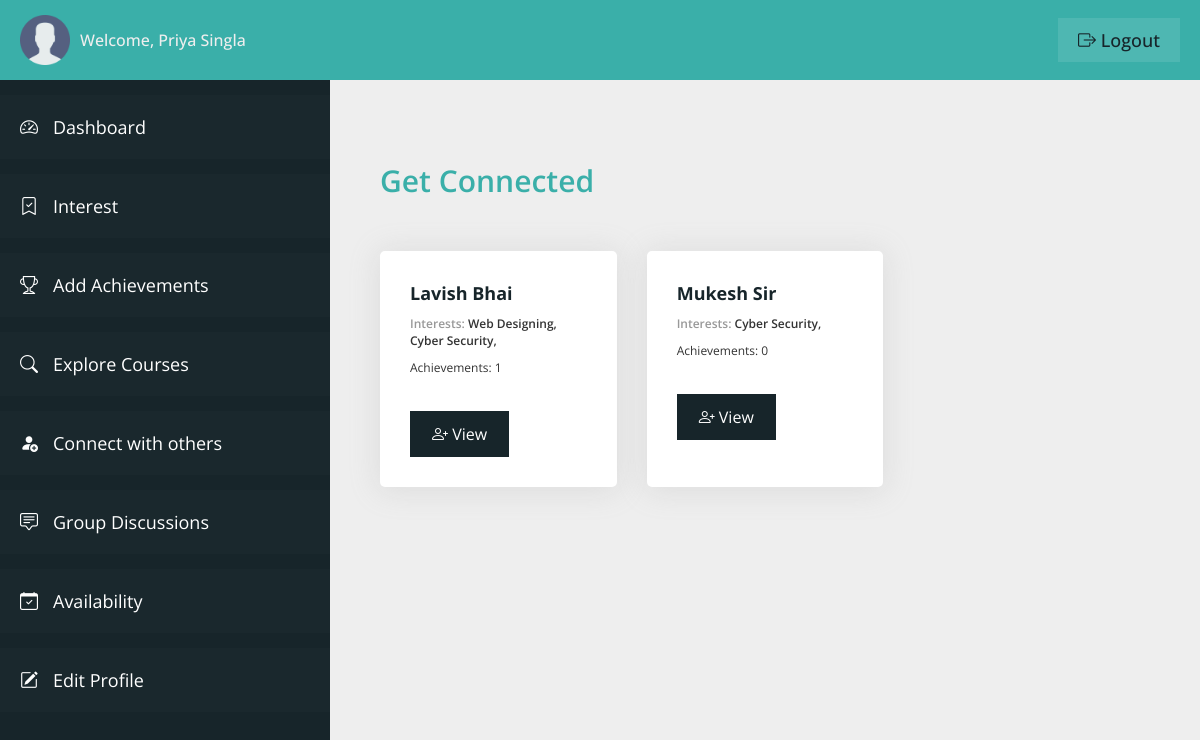
/student/connect.php (signed in), run on the app's committed database.
### tables this page shows
CREATE TABLE `user_table` (
  `user_id` int(11) NOT NULL,
  `user_firstname` varchar(100) NOT NULL,
  `user_lastname` varchar(100) NOT NULL,
  `user_type` varchar(20) NOT NULL,
  `user_email` varchar(100) NOT NULL,
  `user_phone` varchar(10) NOT NULL,
  `user_password` varchar(100) NOT NULL,
  `user_createdon` datetime NOT NULL DEFAULT current_timestamp()
);

CREATE TABLE `user_interest` (
  `interest_id` int(11) NOT NULL,
  `user_id` varchar(11) NOT NULL,
  `field_name` varchar(100) NOT NULL,
  `domain_name` varchar(100) NOT NULL,
  `added_on` datetime NOT NULL DEFAULT current_timestamp()
);

### student/connect.php (the view, shortened to what this page needs)
<?php
include "connection.php";
?>
<!DOCTYPE html>
<html lang="en">
<head>
    <link rel="stylesheet" href="css/style-dashboard.css">
    <link rel="stylesheet" href="https://cdn.jsdelivr.net/npm/bootstrap-icons@1.11.0/font/bootstrap-icons.css">
</head>
<body>
    <div class="container">
        <header class="header">
            <div class="header__left">
                <img src="img/user.png" class="user__header-user" alt="user">
                <span class="header__user-name">Welcome,
                    <?php
                    $q = "SELECT * FROM user_table WHERE user_id = '" . $_SESSION['userIdVce'] . "'";
                    $r = mysqli_query($con, $q);
                    if (mysqli_num_rows($r) > 0) {
                        $row = mysqli_fetch_array($r);
                        echo $row['user_firstname'] . ' ' . $row['user_lastname'];
                    }
                    ?>
                </span>
            </div>
            <div class="header__right">
                <a href="logout.php" class="header__user-logout"><i class="bi bi-box-arrow-right"></i> logout</a>
            </div>
        </header>
        <section class="sidebar">
            <ul class="sidebar__items">
                <a href="dashboard.php" class="sidebar__item-link">
                    <li class="sidebar__item">
                        <i class="bi bi-speedometer2"></i>
                        <span>Dashboard</span>
                    </li>
                </a>
                <a href="user-interest.php" class="sidebar__item-link">
                    <li class="sidebar__item">
                        <i class="bi bi-bookmark-check"></i>
                        <span>Interest</span>
                    </li>
                </a>
                <a href="user-achievements.php" class="sidebar__item-link">
                    <li class="sidebar__item">
                        <i class="bi bi-trophy"></i>
                        <span>Add Achievements</span>
                    </li>
                </a>
                <a href="explore-courses.php" class="sidebar__item-link">
                    <li class="sidebar__item">
                        <i class="bi bi-search"></i>
                        <span>Explore Courses</span>
                    </li>
                </a>
                <a href="connect.php" class="sidebar__item-link">
                    <li class="sidebar__item">
                        <i class="bi bi-person-fill-add"></i>
                        <span>Connect with others</span>
                    </li>
                </a>
                <a href="group-discussions.php" class="sidebar__item-link">
                    <li class="sidebar__item">
                        <i class="bi bi-chat-square-text"></i>
                        <span>Group Discussions</span>
                    </li>
                </a>
                <a href="user-availability.php" class="sidebar__item-link">
                    <li class="sidebar__item">
                        <i class="bi bi-calendar-check"></i>
                        <span>Availability</span>
                    </li>
                </a>
                <a href="profile.php" class="sidebar__item-link">
                    <li class="sidebar__item">
                        <i class="bi bi-pencil-square"></i>
                        <span>Edit Profile</span>
                    </li>
                </a>
            </ul>
        </section>
        <main class="main__content">
            <div class="course__card-container">
                <h3 class="heading-3">
                    Get Connected
                </h3>
                <?php
                $query1 = "SELECT DISTINCT `user_id` FROM `user_interest` WHERE `domain_name` IN (SELECT `domain_name` FROM `user_interest` WHERE `user_id` = '" . $_SESSION['userIdVce'] . "') AND `user_id` != '" . $_SESSION['userIdVce'] . "'";
                $runQ1 = mysqli_query($con, $query1);
                if (mysqli_num_rows($runQ1)) {
                    while ($rowQ1 = mysqli_fetch_array($runQ1)) {
                        $query2 = "SELECT * FROM `user_table` WHERE `user_id` = '" . $rowQ1['user_id'] . "'";
                        $runQ2 = mysqli_query($con, $query2);
                        if (mysqli_num_rows($runQ2)) {
                            while ($rowQ2 = mysqli_fetch_array($runQ2)) { ?>
                                <div class="user__card">
                                    <h3 class="user__name">
                                        <?php echo $rowQ2['user_firstname'] . " " . $rowQ2['user_lastname']; ?>
                                    </h3>
                                    <p class="user_interest">
                                        <span class="user_interest-label">Interests:</span>
                                        <?php
                                        $query3 = "SELECT * FROM `user_interest` WHERE `user_id` = '" . $rowQ2['user_id'] . "'";
                                        $runQ3 = mysqli_query($con, $query3);
                                        if (mysqli_num_rows($runQ3) > 0) {
                                            while ($rowQ3 = mysqli_fetch_array($runQ3)) { ?>
                                                <span>
                                                    <?php
                                                    echo $rowQ3['domain_name'];
                                                    ?>,
                                                </span>
                                        <?php }
                                        } ?>
                                    </p>
                                    <p class="user_achievements">
                                        <?php
                                        $count = 0;
                                        $query4 = "SELECT * FROM achievement_table WHERE achievement_userid = '" . $rowQ2['user_id'] . "'";
                                        $runQ4 = mysqli_query($con, $query4);
                                        if (mysqli_num_rows($runQ4) > 0) {
                                            while ($rowQ4 = mysqli_fetch_array($runQ4)) {
                                                $count++;
                                            }
                                        } ?>
                                        <span>Achievements: <?php echo $count; ?></span>
                                    </p>
                                    <a class="course__link-btn" href="connect-profile.php?profile=<?php echo $rowQ2['user_id'] ?>&fname=<?php echo $rowQ2['user_firstname']; ?>&lname=<?php echo $rowQ2['user_lastname']; ?>">
                                        <i class="bi bi-person-plus"></i> View
                                    </a>
                                </div>
                <?php
                            }
                        }
                    }
                } ?>
            </div>
        </main>
    </div>
</body>
</html>

### student/css/style-dashboard.css (style rules this page uses)
:root { --color-primary: #3aafa9; --color-primary-dark: #2b7a78; --color-primary-light: #def2f1; --color-secondary: #17252a; --color-secondary-dark: #101a1d; --color-secondary-light: #377084; --color-grey-light-1: #999; --color-grey-light-2: #ccc; --color-grey-light-3: #eee; --color-grey-dark-1: #242424; --color-grey-dark-2: #333; --color-grey-dark-3: #474747; --color-white: #fff; --font-default: "Open Sans", sans-serif; }
*, *::before, *::after { margin: 0; padding: 0; box-sizing: inherit; }
html { font-size: 62.5%; box-sizing: border-box; }
body { color: var(--color-grey-dark-2); font-family: var(--font-default); }
.container { height: 100vh; display: grid; grid-template-columns: 33rem 1fr; grid-template-rows: 8rem calc(100vh - 8rem); }
.header { grid-column: 1 / -1; background-color: var(--color-primary); display: flex; align-items: center; justify-content: space-between; padding: 0 2rem; }
.header__left { display: flex; align-items: center; gap: 1rem; }
.user__header-user { width: 5rem; }
.header__user-name { font-size: 1.6rem; color: var(--color-grey-light-3); font-weight: 500; }
.header__user-logout:link, .header__user-logout:visited { font-size: 1.8rem; color: var(--color-secondary); background-color: rgba(255, 255, 255, 0.1); text-decoration: none; text-transform: capitalize; font-weight: 500; padding: 1rem 2rem; transition: all 0.2s; }
.sidebar { background-color: var(--color-secondary); overflow-y: scroll; padding-top: 1.5rem; scroll-behavior: smooth; }
.sidebar__item { padding: 2rem; background-color: rgba(255, 255, 255, 0.01); margin-bottom: 1.5rem; display: flex; gap: 1.5rem; transition: all 0.2s; }
.sidebar__item-link:link, .sidebar__item-link:visited { color: var(--color-white); text-decoration: none; font-size: 1.8rem; }
.main__content { background-color: var(--color-grey-light-3); padding: 8rem 5rem; overflow-y: scroll; scroll-behavior: smooth; }
.heading-3 { font-size: 3rem; font-weight: 600; color: var(--color-primary); margin-bottom: 2rem; grid-column: 1 / -1; }
.course__card-container { display: grid; grid-template-columns: repeat(3, 1fr); grid-gap: 3rem; }
.course__link-btn:link, .course__link-btn:visited { font-size: 1.6rem; text-decoration: none; background-color: var(--color-secondary); color: var(--color-white); border: 2px solid var(--color-secondary); padding: 1rem 2rem; transition: all 0.2s; display: inline-block; }
.user__card { background-color: var(--color-white); box-shadow: 0px 0.2rem 3rem 0.2rem rgba(156, 156, 156, 0.2); padding: 3rem; border-radius: 0.5rem; }
.user__name { font-size: 1.8rem; margin-bottom: 1rem; color: var(--color-secondary); }
.user_interest { margin-bottom: 1rem; font-size: 1.2rem; font-weight: 600; }
.user_interest-label { color: var(--color-grey-light-1); }
.user_achievements { font-size: 1.2rem; margin-bottom: 3.5rem; }

### data on the page
user_table: user_firstname "Priya", user_lastname "Singla"
user_table: user_firstname "Lavish", user_lastname "Bhai", count "1"
user_interest: domain_name "Web Designing"
user_interest: domain_name "Cyber Security"
user_table: user_firstname "Mukesh", user_lastname "Sir", count "0"
user_interest: domain_name "Cyber Security"
